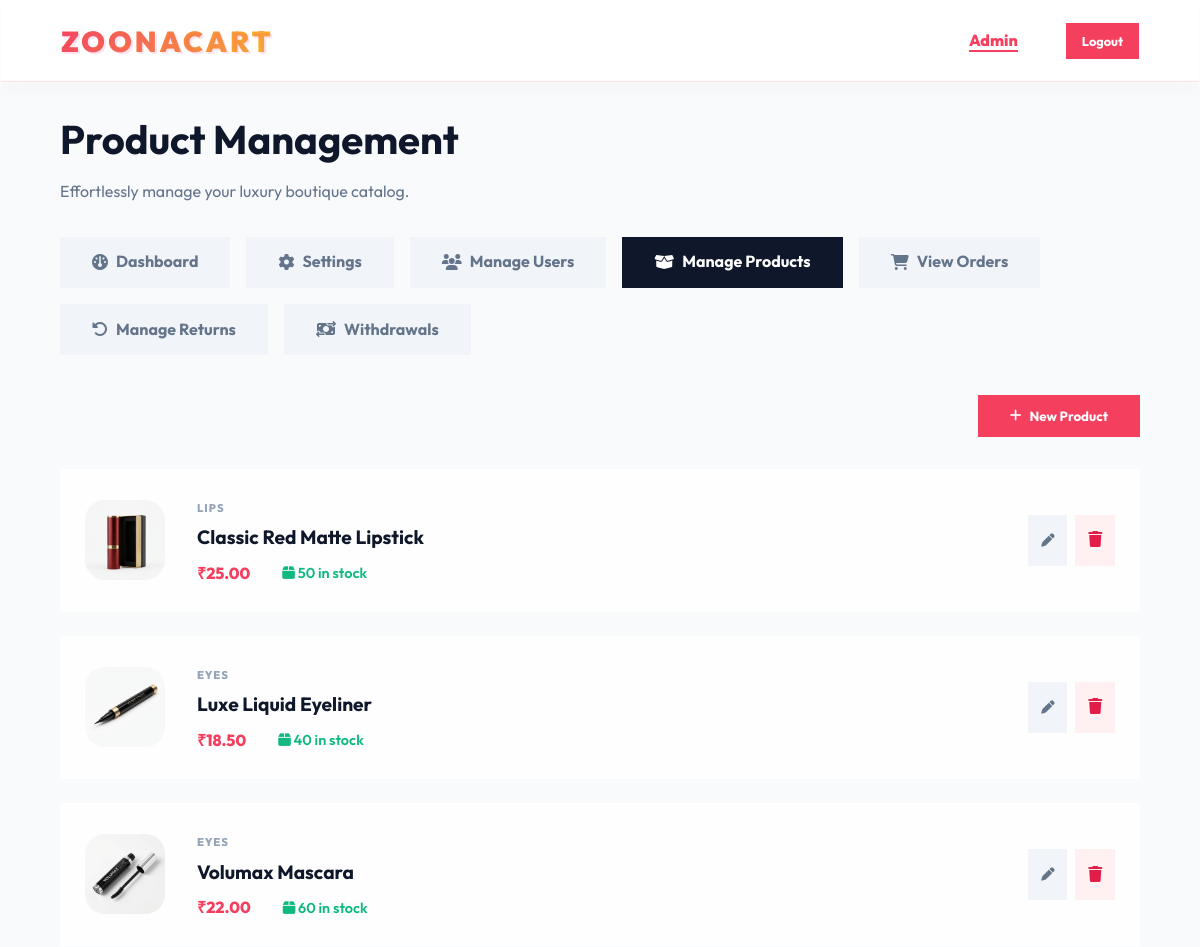
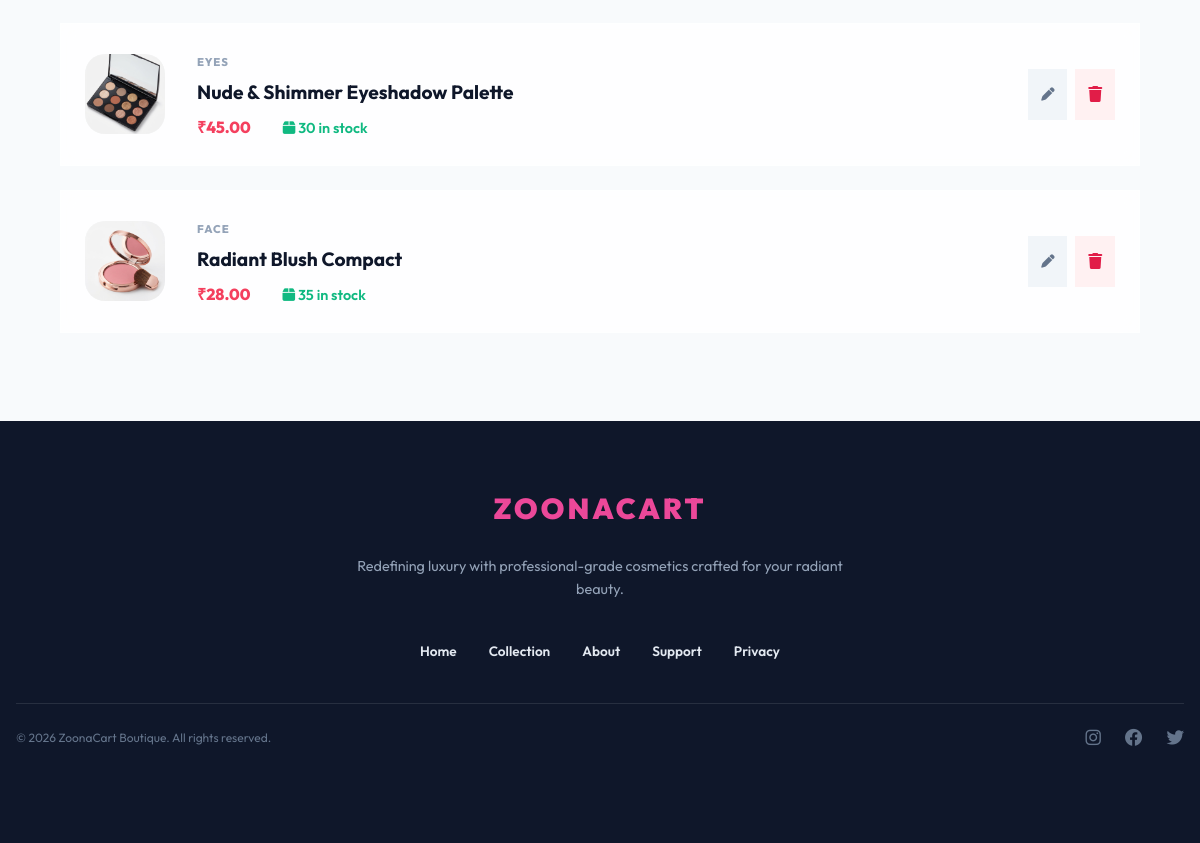
/admin/products.php (signed in), run on the app's committed database (2 pictures, top to bottom).
### tables this page shows
CREATE TABLE IF NOT EXISTS settings (
    setting_key VARCHAR(255) PRIMARY KEY,
    setting_value TEXT
);

CREATE TABLE IF NOT EXISTS products (
    id INT AUTO_INCREMENT PRIMARY KEY,
    name VARCHAR(255) NOT NULL,
    price DECIMAL(10,2) NOT NULL,
    description TEXT,
    image VARCHAR(255),
    stock INT DEFAULT 0,
    category VARCHAR(100),
    created_at TIMESTAMP DEFAULT CURRENT_TIMESTAMP
);

### includes/functions.php (called while the page is built, shortened)
<?php
require_once __DIR__ . '/../config.php';
if (!function_exists('isAdmin')) {
    function isAdmin() {
        return isset($_SESSION['role']) && $_SESSION['role'] === 'admin';
    }
}
if (!function_exists('isLoggedIn')) {
    function isLoggedIn() {
        return isset($_SESSION['user_id']);
    }
}
if (!function_exists('formatPrice')) {
    function formatPrice($price) {
        return '₹' . number_format($price, 2);
    }
}
if (!function_exists('getSetting')) {
    function getSetting($key) {
        global $pdo;
        $stmt = $pdo->prepare("SELECT setting_value FROM settings WHERE setting_key = ?");
        $stmt->execute([$key]);
        return $stmt->fetchColumn();
    }
}

### admin/products.php (the view, shortened to what this page needs)
<?php
require_once '../includes/functions.php';
$stmt = $pdo->query("
    SELECT p.*, GROUP_CONCAT(pi.image_path) as all_images
    FROM products p
    LEFT JOIN product_images pi ON p.id = pi.product_id
    GROUP BY p.id
    ORDER BY p.created_at DESC
");
$products = $stmt->fetchAll();
include '../includes/header.php';
?>
<div class="container" style="padding: 2.5rem 5%;">
    <div style="margin-bottom: 2rem;">
        <h1 style="font-size: 2.5rem; margin-bottom: 0.5rem;">Product Management</h1>
        <p style="color: #64748b;">Effortlessly manage your luxury boutique catalog.</p>
    </div>
    <?php include 'admin_nav.php'; ?>
    <div style="display: flex; justify-content: flex-end; margin-bottom: 2rem;">
        <button onclick="document.getElementById('productForm').classList.toggle('hidden')" class="btn btn-primary" style="display: flex; align-items: center; gap: 0.5rem;">
            <i class="fa-solid fa-plus"></i> New Product
        </button>
    </div>
    <div style="display: grid; grid-template-columns: 1fr; gap: 1.5rem;">
        <?php foreach($products as $p): ?>
            <div class="glass" style="padding: 1.5rem; border-radius: 0; display: flex; align-items: center; gap: 2rem; transition: 0.3s;" onmouseenter="this.style.transform='translateX(10px)'" onmouseleave="this.style.transform='translateX(0)'">
                <img src="../assets/img/<?php echo $p['image']; ?>" style="width: 80px; height: 80px; border-radius: 20px; object-fit: cover; background: #f8fafc;">
                <div style="flex-grow: 1;">
                    <span style="font-size: 0.7rem; font-weight: 800; color: #94a3b8; text-transform: uppercase; letter-spacing: 1px;"><?php echo $p['category']; ?></span>
                    <h3 style="font-size: 1.2rem; margin: 0.2rem 0;"><?php echo $p['name']; ?></h3>
                    <div style="display: flex; gap: 2rem; align-items: center; margin-top: 0.5rem;">
                        <span style="font-weight: 800; color: var(--primary);"><?php echo formatPrice($p['price']); ?></span>
                        <span style="font-size: 0.9rem; color: <?php echo $p['stock'] < 10 ? '#ef4444' : '#10b981'; ?>; font-weight: 600;">
                            <i class="fa-solid fa-box"></i> <?php echo $p['stock']; ?> in stock
                        </span>
                    </div>
                </div>
                <div style="display: flex; gap: 0.5rem;">
                    <button onclick="editProduct(<?php echo htmlspecialchars(json_encode($p)); ?>)" class="btn" style="padding: 0.8rem; background: #f1f5f9; color: #64748b; border-radius: 0;" title="Edit Product">
                        <i class="fa-solid fa-pen"></i>
                    </button>
                    <a href="?delete=<?php echo $p['id']; ?>" onclick="return confirm('Permanently remove this product?')" class="btn" style="padding: 0.8rem; background: #fff1f2; color: #e11d48; border-radius: 0;" title="Delete Product">
                        <i class="fa-solid fa-trash"></i>
                    </a>
                </div>
            </div>
        <?php endforeach; ?>
    </div>
</div>
<?php include '../includes/footer.php'; ?>

### includes/header.php (shortened to what this page needs)
<!DOCTYPE html>
<html lang="en">
<head>
    <link rel="stylesheet" href="https://cdnjs.cloudflare.com/ajax/libs/font-awesome/6.4.0/css/all.min.css">
    <link rel="stylesheet" href="<?php echo BASE_URL; ?>assets/style.css">
</head>
<body>
    <header class="glass desktop-header">
        <nav class="navbar">
            <div class="navbar-inner">
                <a href="<?php echo BASE_URL; ?>index.php" class="logo gradient-text"><?php echo getSetting('site_name'); ?></a>
                <div class="nav-group">
                    <ul class="nav-links">
                        <?php if(isAdmin()): ?>
                            <li id="adminLink"><a href="<?php echo BASE_URL; ?>admin/dashboard.php" style="color: var(--primary); font-weight: 800; border-bottom: 2px solid var(--primary);">Admin</a></li>
                        <?php endif; ?>
                    </ul>
                    <div class="nav-actions">
                        <?php if(isLoggedIn()): ?>
                            <div style="display: flex; align-items: center; gap: 1rem;">
                                <a href="<?php echo BASE_URL; ?>logout.php" class="btn btn-primary" style="padding: 0.5rem 1rem; font-size: 0.8rem;">Logout</a>
                            </div>
                        <?php endif; ?>
                    </div>
                </div>
            </div>
        </nav>
    </header>
    <main>

### includes/footer.php (shortened to what this page needs)
    </main>
    <footer style="background: var(--dark); color: white; margin-top: 3rem; padding: 4rem 1rem 2rem;">
        <div class="footer-inner">
            <div style="text-align: center;">
            <h3 style="font-size: 1.8rem; font-weight: 900; margin-bottom: 1.5rem; text-transform: uppercase; letter-spacing: 3px; color: #ec4899;"><?php echo getSetting('site_name'); ?></h3>
            <p style="color: #94a3b8; font-size: 0.9rem; max-width: 500px; margin: 0 auto 2.5rem; line-height: 1.6;">
                Redefining luxury with professional-grade cosmetics crafted for your radiant beauty.
            </p>
            <div style="display: flex; justify-content: center; gap: 2rem; margin-bottom: 2.5rem; font-size: 0.85rem; font-weight: 600; flex-wrap: wrap;">
                <a href="index.php" style="color: #e2e8f0; text-decoration: none;" onmouseover="this.style.color='var(--primary)'" onmouseout="this.style.color='#e2e8f0'">Home</a>
                <a href="shop.php" style="color: #e2e8f0; text-decoration: none;" onmouseover="this.style.color='var(--primary)'" onmouseout="this.style.color='#e2e8f0'">Collection</a>
                <a href="about.php" style="color: #e2e8f0; text-decoration: none;" onmouseover="this.style.color='var(--primary)'" onmouseout="this.style.color='#e2e8f0'">About</a>
                <a href="#" onclick="event.preventDefault(); toggleChat();" style="color: #e2e8f0; text-decoration: none;" onmouseover="this.style.color='var(--primary)'" onmouseout="this.style.color='#e2e8f0'">Support</a>
                <a href="privacy.php" style="color: #e2e8f0; text-decoration: none;" onmouseover="this.style.color='var(--primary)'" onmouseout="this.style.color='#e2e8f0'">Privacy</a>
            </div>
            <div style="height: 1px; background: rgba(255,255,255,0.1); margin-bottom: 1.5rem;"></div>
            <div style="display: flex; justify-content: space-between; align-items: center; color: #64748b; font-size: 0.75rem; padding-bottom: 4rem;">
                <p>&copy; <?php echo date('Y'); ?> <?php echo getSetting('site_name'); ?> Boutique. All rights reserved.</p>
                <div style="display: flex; gap: 1.5rem; font-size: 1.1rem;">
                    <i class="fa-brands fa-instagram" style="cursor: pointer;" onmouseover="this.style.color='white'" onmouseout="this.style.color='#64748b'"></i>
                    <i class="fa-brands fa-facebook" style="cursor: pointer;" onmouseover="this.style.color='white'" onmouseout="this.style.color='#64748b'"></i>
                    <i class="fa-brands fa-twitter" style="cursor: pointer;" onmouseover="this.style.color='white'" onmouseout="this.style.color='#64748b'"></i>
                </div>
            </div>
        </div>
    </footer>
</body>
</html>

### assets/style.css (style rules this page uses)
:root { --primary: #f43f5e; --primary-dark: #e11d48; --secondary: #fbbf24; --dark: #0f172a; --light: #f8fafc; --glass: rgba(255, 255, 255, 0.8); --shadow: 0 10px 30px -10px rgba(0, 0, 0, 0.1); --gold-gradient: linear-gradient(135deg, #f43f5e, #fbbf24); }
* { margin: 0; padding: 0; box-sizing: border-box; font-family: 'Outfit', sans-serif; }
body { background-color: var(--light); color: var(--dark); line-height: 1.6; }
.glass { background: var(--glass); backdrop-filter: blur(10px); border: 1px solid rgba(255, 255, 255, 0.3); }
.gradient-text { background: var(--gold-gradient); background-clip: text; -webkit-background-clip: text; -webkit-text-fill-color: transparent; }
header { position: sticky; top: 0; z-index: 1000; }
.navbar { display: flex; justify-content: center; background: white; border-bottom: 1px solid #fee2e2; box-shadow: 0 4px 20px rgba(0, 0, 0, 0.03); padding: 0 5%; }
.navbar-inner { width: 100%; max-width: 1280px; display: flex; justify-content: space-between; align-items: center; height: 80px; }
.nav-group { display: flex; align-items: center; gap: 3rem; }
.logo { font-size: 1.8rem; font-weight: 900; text-decoration: none; text-transform: uppercase; letter-spacing: 3px; color: #ec4899; text-shadow: 2px 2px 0px rgba(236, 72, 153, 0.15); transition: all 0.3s ease; }
.nav-links { display: flex; list-style: none; gap: 2.5rem; }
.nav-links a { text-decoration: none; color: var(--dark); font-weight: 500; transition: 0.3s; }
.nav-actions { display: flex; align-items: center; gap: 1.5rem; }
.btn { padding: 0.8rem 2rem; border-radius: 0; font-weight: 700; cursor: pointer; transition: 0.3s; text-decoration: none; display: inline-block; border: none; }
.btn-primary { background: var(--primary); color: white; }

### data on the page
settings: setting_value "ZOONACART", setting_value "ZoonaCart"
products: image (picture), category "LIPS", name "Classic Red Matte Lipstick", price "₹25.00", stock "50"
products: image (picture), category "EYES", name "Luxe Liquid Eyeliner", price "₹18.50", stock "40"
products: image (picture), category "EYES", name "Volumax Mascara", price "₹22.00", stock "60"
products: image (picture), category "EYES", name "Nude & Shimmer Eyeshadow Palette", price "₹45.00", stock "30"
products: image (picture), category "FACE", name "Radiant Blush Compact", price "₹28.00", stock "35"
